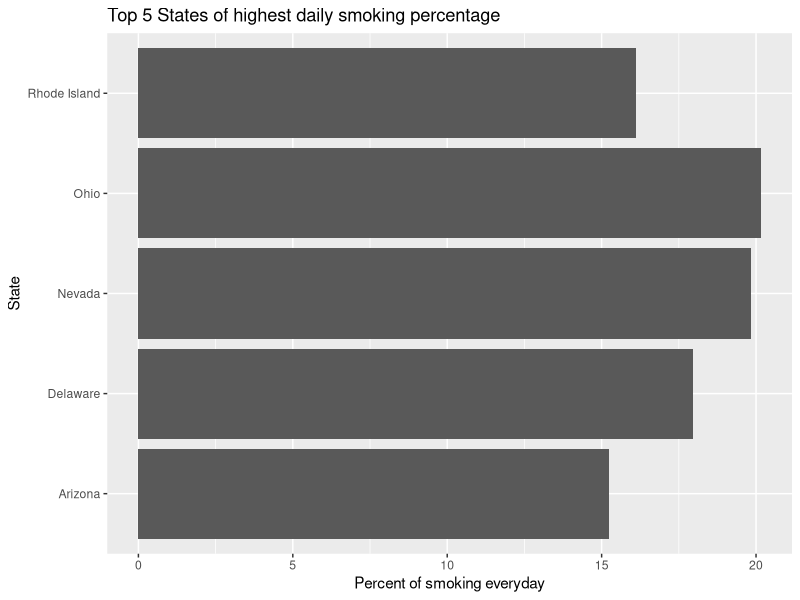
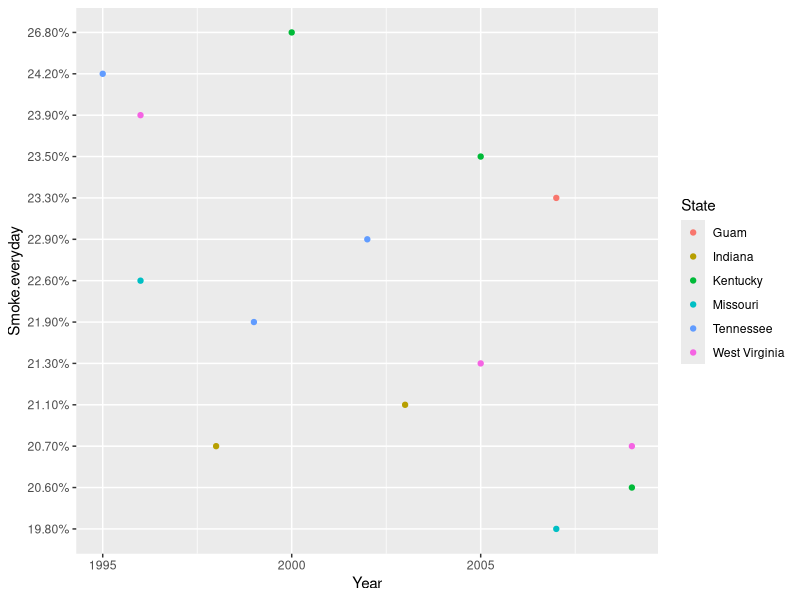

R code for these plots, in order:
library("dplyr")
library("ggplot2")
library("tidyr")

#demo <- read.csv("./demographic data.csv", stringsAsFactors = F)
#top_demo <- demo%>%
  #top_n(10,wt=Rate)%>%
  #arrange(Rate)

#ggplot(top_demo)+
  #geom_col(aes(x=Area, y= Rate))+coord_flip()
  
usage <- read.csv("./tobacco.csv",stringsAsFactors = F)
tobacco <- usage %>%
  group_by(State)%>%
  summarise(
    mean = mean(as.numeric(sub("%","", Smoke.everyday))),
    sd= sd(as.numeric(sub("%","",Smoke.everyday)))
  )%>%
  arrange(-mean)%>%
  top_n(5)
ggplot(tobacco)+
  geom_col(aes(x=State, y = mean))+
  labs(title = "Top 5 States of highest daily smoking percentage", x="State",y="Percent of smoking everyday")+
  coord_flip()

trend <- usage %>%
  group_by(State)%>%
  filter(State==c("Kentucky","Guam","West Virginia","Tennessee","Indiana","Missouri"))%>%
  select(c(Year,State,Smoke.everyday,Smoke.some.days))

ggplot(trend)+
  geom_point(aes(x=Year, y=Smoke.everyday,color=State))

wv<- usage%>%
  filter(State == "West Virginia")%>%
  summarise(
    mean=mean(as.numeric(sub("%","",Smoke.everyday))))

nation_ave <- usage %>% 
  filter(State == "Nationwide (States, DC, and Territories)") %>%
  select(Year, State, Smoke.everyday) %>%
  ggplot(aes(x = Year, y = Smoke.everyday, group = 1)) +
  labs(y = "Average % of People who Smoke Everyday", title = "Nationwide Averages of Everyday Smokers from 1995 to 2010") +
  geom_point() +
  geom_line()




